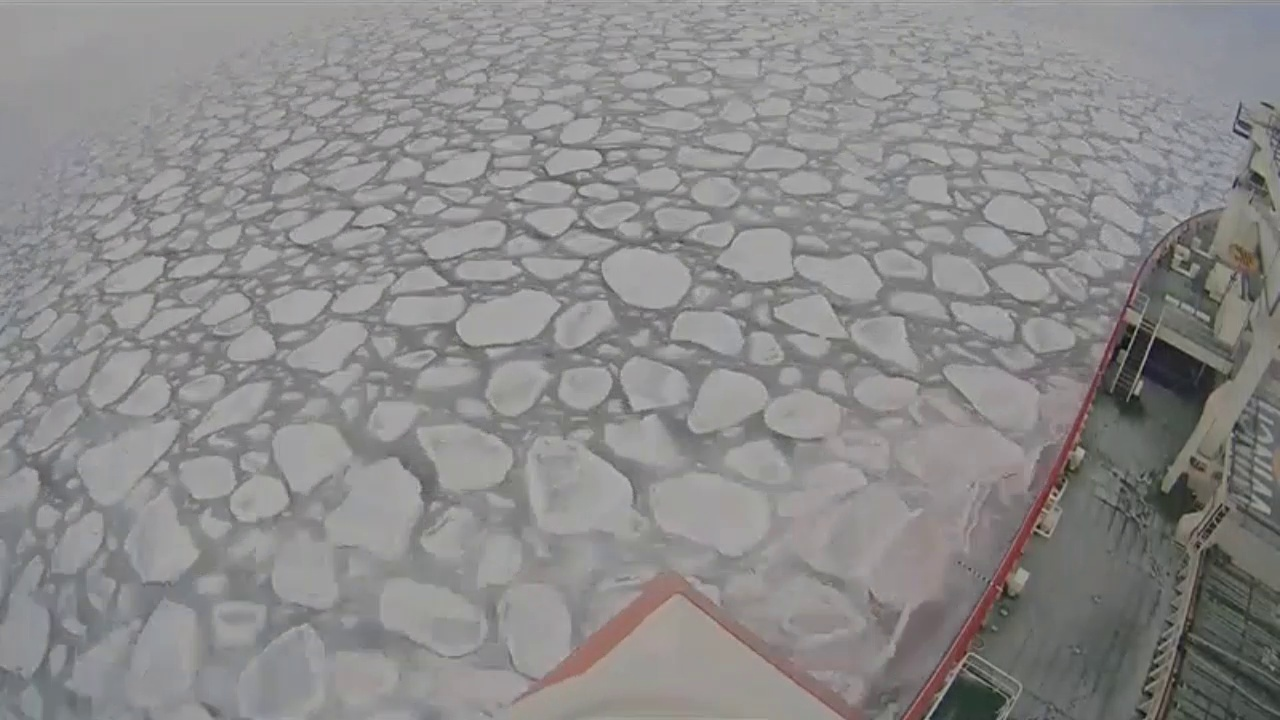
#> input picture Practice data/Visual /bathandwa_502.jpg, 1280 x 720 px, found by its file name
$ python NDZBAT002_FYP_script_2.py
#> lines starting #> are read from the running program, lines starting #| are printed output that depends on the picture; after the words box and inside, x2 and y2 are one past the last pixel; in counts of white or black regions, pixels touching at a corner belong together; pictures that were not available may be replaced by others from this repository, and a replacement may not be noted
import numpy as np
import cv2 as cv
import matplotlib.pyplot as plt
import pandas as pd
from glob import glob
import IPython.display as ipd
from tqdm.notebook import tqdm
import subprocess

print("Start")

image1 = cv.imread('/Users/oscarliss/Desktop/LSSOSC001_MEC4128S/Practice data/Visual /bathandwa_502.jpg')
#> image1 is the input picture: shape (720, 1280, 3); mean B, G, R 138, 138.2, 139.2
cv.imshow("original",image1)                                                               #shows image
cv.waitKey(0)   #delay

def rescaleFrame(frame,scale = 0.5):
#> called with scale = 0.5
    width = int(frame.shape[1]*scale)    #1 is for width
#> width = 640
    height =int(frame.shape[0]*scale)    #0 is for height
#> height = 360
    dimensions = (width,height)
#> dimensions = (640, 360)
    return cv.resize(frame, dimensions, interpolation=cv.INTER_AREA) # resizes the frame to the dimensions in all the area

resized_image = rescaleFrame(image1)   #resizing image
#cv.imshow("resized_pic",resized_image)  #showing resized image

# perspective transform

# Pixel values in original image
red_point = [350,75]
green_point = [600,75]
black_point = [100,503]
blue_point = [800,503]

# Create point matrix
point_matrix = np.float32([red_point,green_point,black_point, blue_point])

# Draw lines to combine the points

cv.line(image1, (350,75), (600,75), (0,0,255), 2)
cv.line(image1, (100,503), (350,75), (0,0,255), 2)
cv.line(image1, (800,503), (100,503), (0,0,255), 2)
cv.line(image1, (800,503), (600,75), (0,0,255), 2)
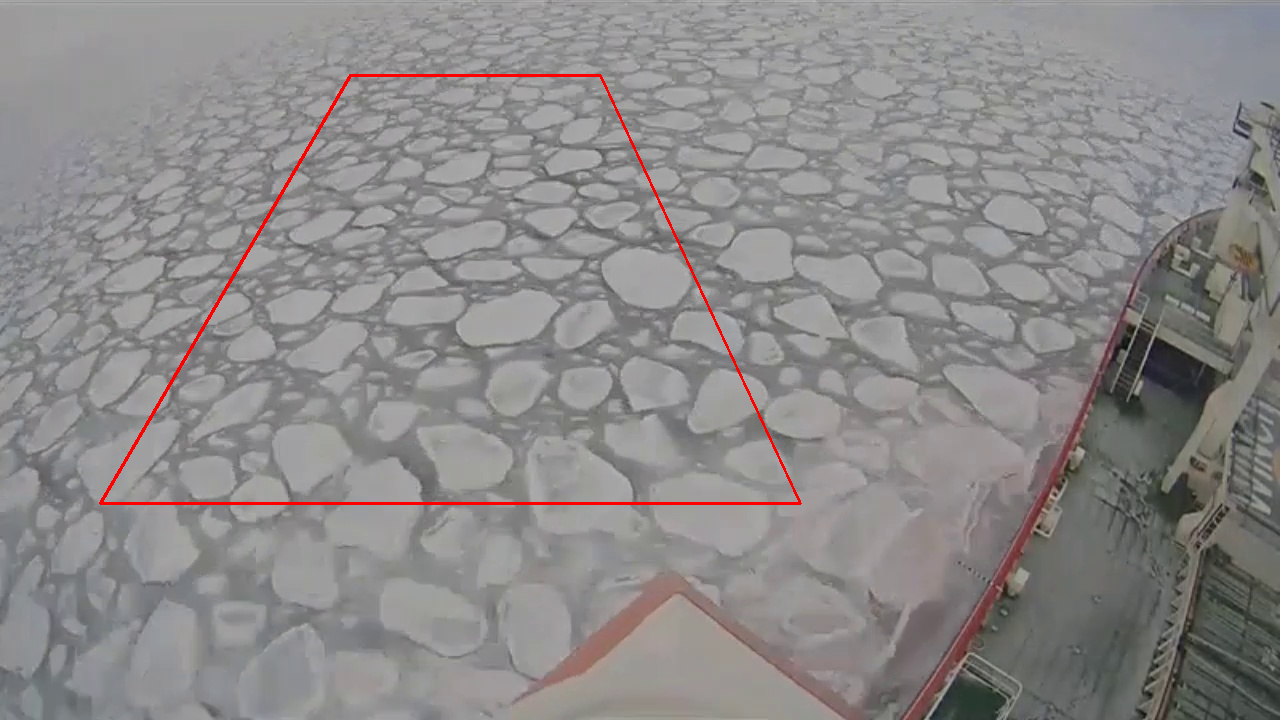
#> image1: shape (720, 1280, 3); mean B, G, R 137.1, 137.3, 139.8


# Output image size
width, height = 500,600

# Desired points value in output images
converted_red_pixel_value = [0,0]
converted_green_pixel_value = [width,0]
converted_black_pixel_value = [0,height]
converted_blue_pixel_value = [width,height]

# Convert points
converted_points = np.float32([converted_red_pixel_value,converted_green_pixel_value,
                               converted_black_pixel_value,converted_blue_pixel_value])

# perspective transform
perspective_transform = cv.getPerspectiveTransform(point_matrix,converted_points)
image1_trans = cv.warpPerspective(image1,perspective_transform,(width,height))
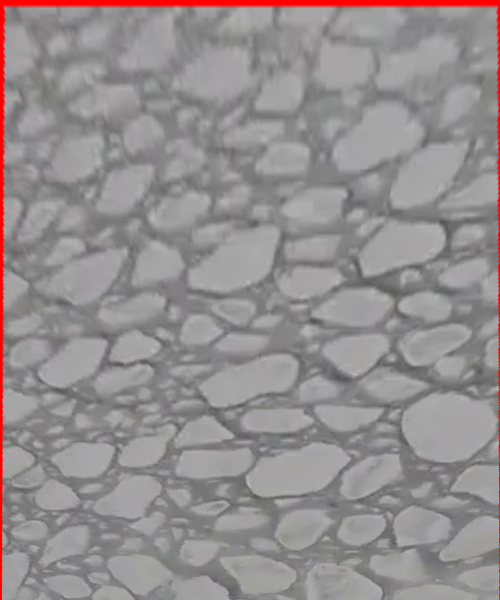
#> image1_trans: shape (600, 500, 3); mean B, G, R 143.3, 143, 148.3
cv.imwrite(str("image_trans.jpg"), image1_trans)
cv.imshow("Original Image", image1)
cv.imshow("transformed Image", image1_trans)
cv.waitKey(0)
con_area=0
def nothing(x):
    print(x)
    #print("con_area=",sum(con_area))
    #print("min_c=",min_c)
# Create a black image, a window
width, height = 500,600
cv.namedWindow('image')

#cv.createTrackbar('CP', 'image', 1, 255, nothing)
#cv.createTrackbar('G', 'image', 0, 255, nothing)
#cv.createTrackbar('R', 'image', 0, 255, nothing)
cv.createTrackbar("threshold1","image",127,255,nothing)
#cv.createTrackbar("threshold2","image",3,255,nothing)
switch = 'color/gray'
cv.createTrackbar(switch, 'image', 0, 1, nothing)

while(1):
    img = cv.imread("image_trans.jpg") #np.zeros((300,512,3), np.uint8) #
    imgray=cv.cvtColor(img, cv.COLOR_BGR2GRAY)
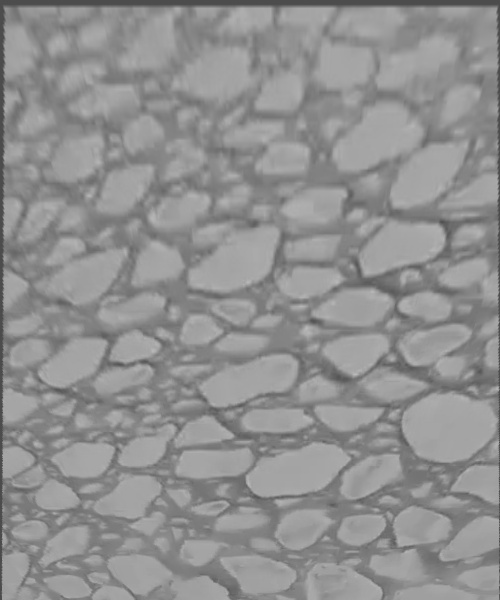
#> imgray: shape (600, 500); min 70, max 187, mean 144.6


    #cv.imshow('image',img)
    #pos= cv.getTrackbarPos('CP', 'image')
    threshold1 =cv.getTrackbarPos("threshold1","image")
    #threshold2 = cv.getTrackbarPos("threshold2","image")
    font = cv.FONT_HERSHEY_SIMPLEX

    ret, thresh = cv.threshold(imgray, threshold1, 4,0)                      #detect only the specified range
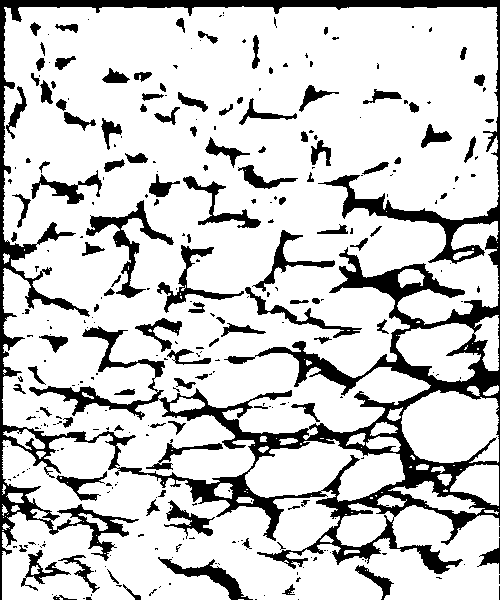
#> thresh: shape (600, 500); values 0 (black) and 4 (white), 80.4% white; 312 black regions (201 under 20 px)
#> ret = 127

    contours, hierarchy = cv.findContours(thresh, cv.RETR_EXTERNAL, cv.CHAIN_APPROX_NONE) #Only retrieves the extrem outer contours
#> contours = 81 contours, 48 with area under 20; largest, box (x1, y1, x2, y2) and area: (2, 6, 500, 600) 242305, (401, 390, 499, 463) 5654, (396, 315, 499, 382) 3954, (450, 464, 499, 506) 1284, (388, 481, 485, 515) 970
    #print("Number of contours = " + str(len(contours)))
    #print(contours[0])
    #cv.drawContours(image1_trans, contours, -1, (0, 255, 0), 1)
    con_area = []
    for j in contours:
        area = cv.contourArea(j)

        if area>200:
            con_area.append(area/700)
#> this loop made 81 passes
#> area on passes 5, 7, 15, 18, 21, 22, 24, 25, 28, 35, 37, 38: 34, 49.5, 148, 22.5, 31.5, 22, 74, 200.5, 110.5, 199, 970, 96
#> after the loop, con_area = [0.286, 1.39, 1.83, 0.444, 0.454, 0.297, 0.451, 8.08, 5.65, 0.443, 346.1]
    #min_c = min(con_area)

    cv.drawContours(img, contours, -1, (255,0,0),1)

    cv.putText(img,str("Number of contours = " + str(len(con_area))),(50,100),font,0.8,(0,0,255))
    cv.putText(img,str("Ice concentration in % ="+str(round(100*(sum(con_area))/((img.shape[0])*img.shape[1]/700),2))),(50,130),font,0.8,(0,0,255))
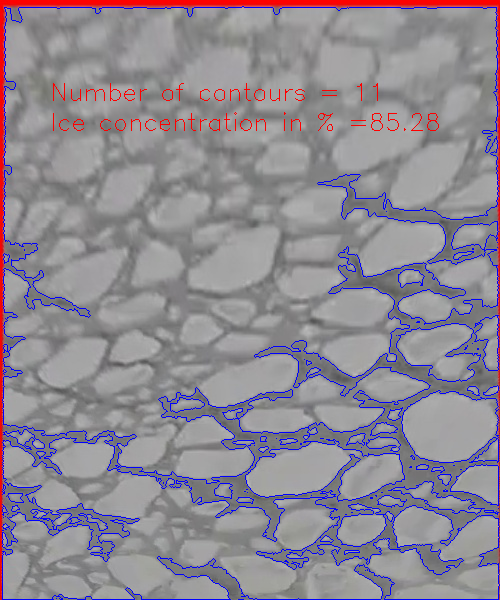
#> img: shape (600, 500, 3); mean B, G, R 147.3, 137.3, 143.5
    k = cv.waitKey(1) & 0xFF
#> (key q is pressed here)
    if k == 27:
        print("done with K")
        break

    #b = cv.getTrackbarPos('B', 'image')
    #g = cv.getTrackbarPos('G', 'image')
    #r = cv.getTrackbarPos('R', 'image')
    s = cv.getTrackbarPos(switch, 'image')

    if s == 0:
        pass
    else:
        img = cv.cvtColor(img, cv.COLOR_BGR2GRAY)
    img = cv.imshow('image',img)


cv.destroyAllWindows()
print("con max",max(con_area))
#| con max 346.15
plt.hist(con_area,40,ec="red")
#> (this line was passed over: IPython is not available in this run)
plt.xlabel("areas of Pancake Ice [x10 m^2]")
#> (this line was passed over: IPython is not available in this run)
plt.ylabel("number of pancakes")
#> (this line was passed over: IPython is not available in this run)
plt.title("pancake distribution ")  #with total contour area of "+str(sum(con_area))
#> (this line was passed over: IPython is not available in this run)
print("Done")


# read in video
cap = cv.VideoCapture('/Users/oscarliss/Desktop/LSSOSC001_MEC4128S/Practice data/Visual /video01.mp4')

totalframecount= int(cap.get(cv.CAP_PROP_FRAME_COUNT))
print("The total number of frames in this video is ", totalframecount)

frameTime = 1000 # time of each frame in ms, you can add logic to change this value.


while(cap.isOpened()):
    ret, frame = cap.read()
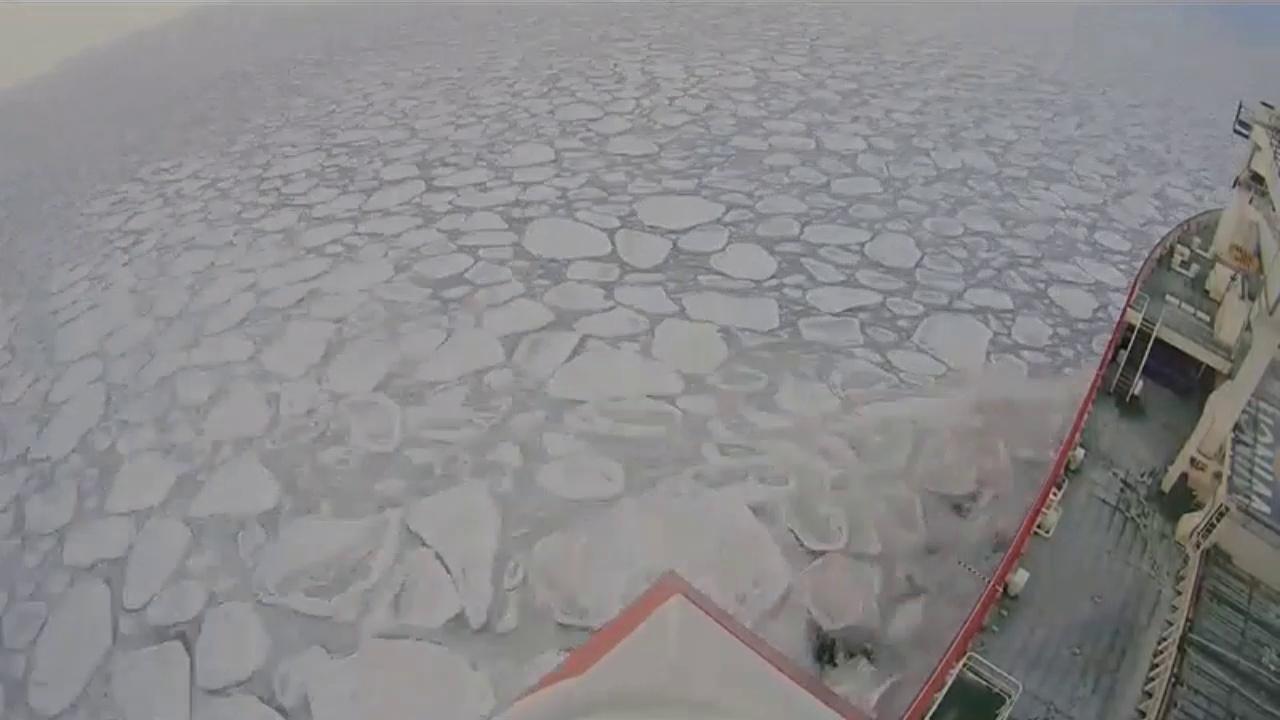
#> input picture Practice data/235.jpg, 1280 x 720 px, given in place of video01.mp4, which was not available
#> frame is the input picture: shape (720, 1280, 3); mean B, G, R 138.4, 137.1, 138
    cv.imshow('frame',frame)
    if cv.waitKey(frameTime) & 0xFF == ord('q'):
#> (key q is pressed here)
        break
cap.release()
cv.destroyAllWindows()
